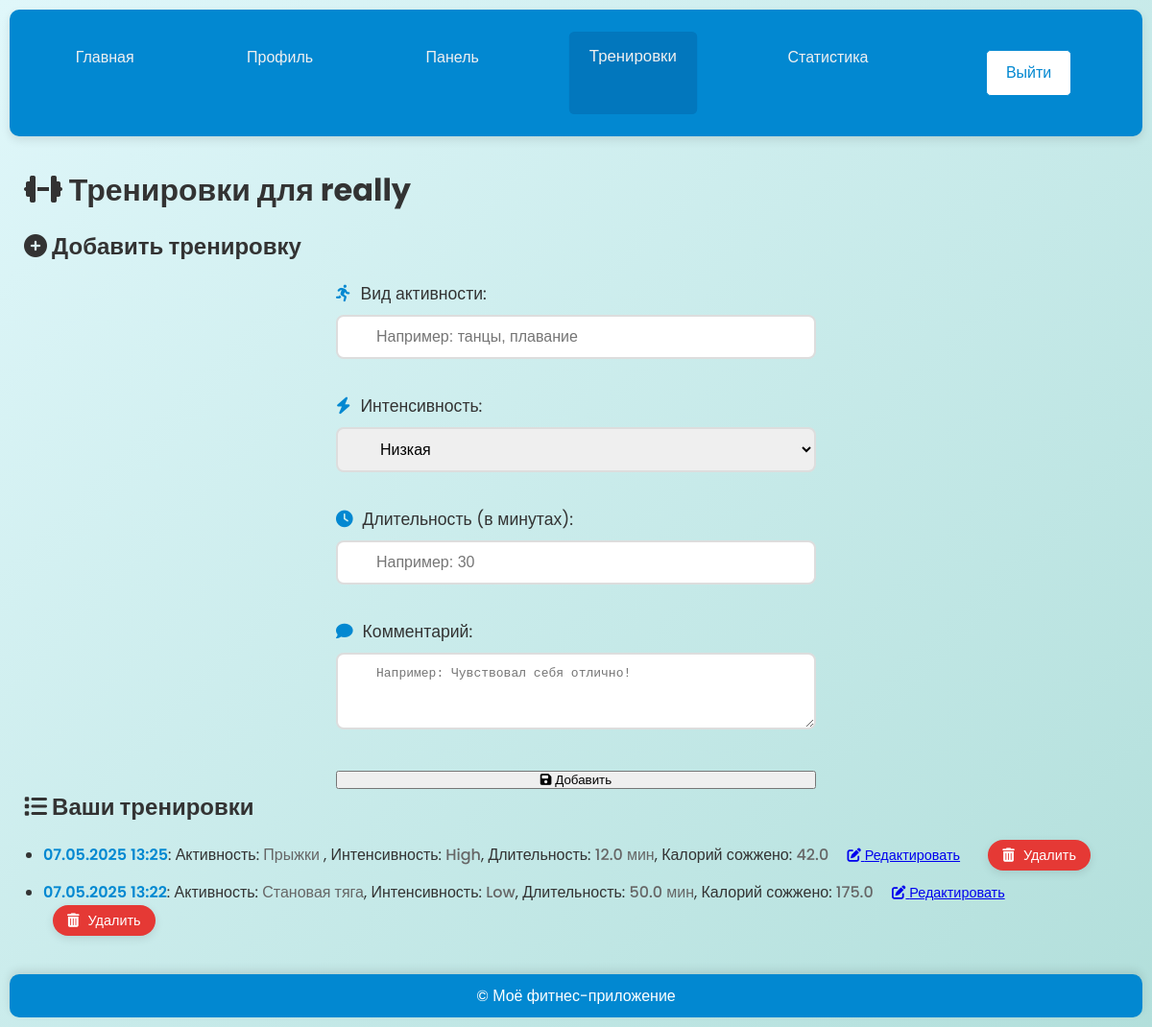
Before: /workouts/ (signed in) with the older database file.
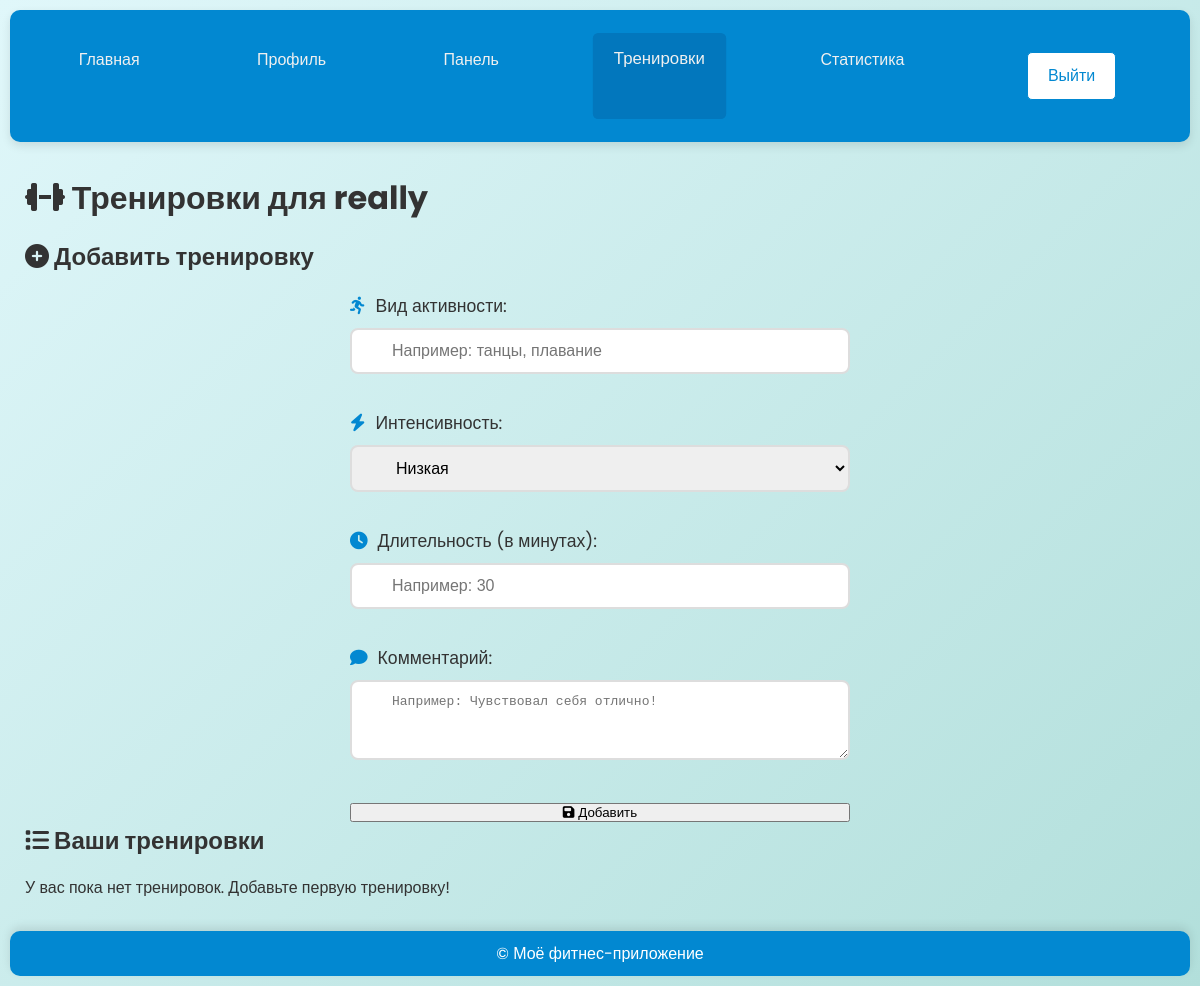
After: the same page with the newer database file.
### webapp/app/services/db.py (models this page shows)
class User(Base):
    __tablename__ = "users"
    id = Column(Integer, primary_key=True, index=True)
    username = Column(String, unique=True, index=True, nullable=False)
    password = Column(String, nullable=False)
    name = Column(String, nullable=True)
    age = Column(Integer, nullable=True)
    height = Column(Float, nullable=True)
    weight = Column(Float, nullable=True)
    goal = Column(String, nullable=True)
    activity_level = Column(String, nullable=True)
    workout_types = Column(String, nullable=True)
    avatar_url = Column(String, nullable=True)
    telegram_id = Column(String, nullable=True)
    created_at = Column(DateTime, server_default=func.now())
    updated_at = Column(DateTime, onupdate=func.now())

class Workout(Base):
    __tablename__ = "workouts"
    id = Column(Integer, primary_key=True, index=True)
    user_id = Column(Integer, ForeignKey("users.id"), nullable=False)
    activity = Column(String, nullable=False)
    intensity = Column(String, nullable=False)
    duration = Column(Float, nullable=False)  # В минутах
    calories_burned = Column(Float, nullable=True)  # Сожжённые калории
    comment = Column(String, nullable=True)
    created_at = Column(DateTime, server_default=func.now())

### webapp/app/routers/workouts.py (the view)
@router.get("/", response_class=HTMLResponse)
async def workouts(request: Request, user: User = Depends(get_current_user)):
    if isinstance(user, StarletteRedirectResponse):
        return user
    if "csrf_token" not in request.session:
        request.session["csrf_token"] = secrets.token_hex(16)
    workouts = await get_all_user_workouts(user.id)
    formatted_workouts = []
    for workout in workouts:
        formatted_workout = {
            "id": workout.id,
            "activity": workout.activity,
            "intensity": workout.intensity,
            "duration": workout.duration,
            "calories_burned": workout.calories_burned,
            "comment": workout.comment,
            "created_at": workout.created_at.strftime("%d.%m.%Y %H:%M") if workout.created_at else ""
        }
        formatted_workouts.append(formatted_workout)
    print(f"Форматированные тренировки: {formatted_workouts}")  # Отладочный вывод
    return templates.TemplateResponse(
        "workouts.html",
        {
            "request": request,
            "user_id": user.id,
            "username": user.username,
            "is_authenticated": True,
            "success": request.session.pop("success", None),
            "error": request.session.pop("error", None),
            "workouts": formatted_workouts,
            "csrf_token": request.session.get("csrf_token")
        }
    )

### webapp/app/routers/workouts.py (called while the page is built)
async def get_current_user(request: Request):
    uid = request.session.get("user_id")
    if not uid:
        return StarletteRedirectResponse("/login", status_code=302)
    user = await get_user_by_id(uid)
    if not user:
        request.session.clear()
        return StarletteRedirectResponse("/login", status_code=302)
    return user

### webapp/app/services/db.py (called while the page is built)
async def get_user_by_id(user_id: int) -> User | None:
    async with AsyncSessionLocal() as session:
        result = await session.execute(select(User).where(User.id == user_id))
        return result.scalars().first()

async def get_all_user_workouts(user_id: int):
    async with AsyncSessionLocal() as session:
        result = await session.execute(
            select(Workout.id, Workout.activity, Workout.intensity, Workout.duration, Workout.calories_burned, Workout.comment, Workout.created_at)
            .where(Workout.user_id == user_id)
            .order_by(Workout.created_at.desc())
        )
        return result.fetchall()

### webapp/app/templates/workouts.html (shortened to what this page needs)
{% extends "base.html" %}
{% block content %}
    <div class="welcome-section">
        <h1 class="welcome-title">
            <i class="fas fa-dumbbell"></i> Тренировки для {{ username }}
        </h1>
    </div>
    <div class="activity-section">
        <h2 class="section-title"><i class="fas fa-plus-circle"></i> {% if edit_workout %}Редактировать тренировку{% else %}Добавить тренировку{% endif %}</h2>
        <form method="post" action="{% if edit_workout %}/workouts/update/{{ edit_workout.id }}{% else %}/workouts/add{% endif %}" class="add-workout-form" onsubmit="return validateForm()">
            <div class="form-group">
                <label for="activity">
                    <i class="fas fa-running"></i> Вид активности:
                </label>
                <input type="text" id="activity" name="activity" value="{% if edit_workout %}{{ edit_workout.activity }}{% endif %}" placeholder="Например: танцы, плавание" required />
            </div>
            <div class="form-group">
                <label for="intensity">
                    <i class="fas fa-bolt"></i> Интенсивность:
                </label>
                <select id="intensity" name="intensity" required>
                    <option value="low" {% if edit_workout and edit_workout.intensity == "low" %}selected{% endif %}>Низкая</option>
                </select>
            </div>
            <div class="form-group">
                <label for="duration">
                    <i class="fas fa-clock"></i> Длительность (в минутах):
                </label>
                <input type="number" id="duration" name="duration" step="1" min="1" value="{% if edit_workout %}{{ edit_workout.duration }}{% endif %}" placeholder="Например: 30" required />
            </div>
            <div class="form-group">
                <label for="comment">
                    <i class="fas fa-comment"></i> Комментарий:
                </label>
                <textarea id="comment" name="comment" placeholder="Например: Чувствовал себя отлично!" rows="3">{% if edit_workout %}{{ edit_workout.comment }}{% endif %}</textarea>
            </div>
            <button type="submit" class="btn btn-primary"><i class="fas fa-save"></i> {% if edit_workout %}Сохранить{% else %}Добавить{% endif %}</button>
        </form>
    </div>
    <div class="activity-section">
        <h2 class="section-title"><i class="fas fa-list"></i> Ваши тренировки</h2>
        {% if workouts %}
            <ul class="activity-list">
                {% for workout in workouts %}
                    <li class="activity-item">
                        <span class="workout-date">{{ workout.created_at }}</span>:
                        Активность: <span class="workout-value">{{ workout.activity }}</span>,
                        Интенсивность: <span class="workout-value">{{ workout.intensity|capitalize }}</span>,
                        Длительность: <span class="workout-value">{{ workout.duration }} мин</span>,
                        Калорий сожжено: <span class="workout-value">{{ workout.calories_burned|round(2) }}</span>
                        <a href="/workouts/edit/{{ workout.id }}" class="btn btn-primary btn-small" aria-label="Редактировать тренировку"><i class="fas fa-edit"></i> Редактировать</a>
                        <form method="post" action="/workouts/delete/{{ workout.id }}" class="delete-form" onsubmit="return confirm('Вы уверены, что хотите удалить эту тренировку?');">
                            <button type="submit" class="btn btn-danger" aria-label="Удалить тренировку"><i class="fas fa-trash-alt"></i> Удалить</button>
                        </form>
                    </li>
                {% endfor %}
            </ul>
        {% else %}
            <p class="no-activity">У вас пока нет тренировок. Добавьте первую тренировку!</p>
        {% endif %}
    </div>
{% endblock %}

### webapp/app/templates/base.html (shortened to what this page needs)
<!DOCTYPE html>
<html lang="ru">
<head>
    <link rel="stylesheet" href="/static/base.css">
    <link rel="stylesheet" href="/static/responsive/common.css">
    {% block styles %}
        {% if request.url.path == "/login" or request.url.path == "/register" %}
            <link rel="stylesheet" href="/static/forms.css">
        {% elif request.url.path == "/profile/" %}
            <link rel="stylesheet" href="/static/profile.css">
            <link rel="stylesheet" href="/static/responsive/profile.css">
        {% elif request.url.path == "/dashboard/" %}
            <link rel="stylesheet" href="/static/dashboard.css">
            <link rel="stylesheet" href="/static/responsive/dashboard.css">
        {% elif request.url.path == "/workouts/" %}
            <link rel="stylesheet" href="/static/workouts.css">
            <link rel="stylesheet" href="/static/responsive/workouts.css">
        {% elif request.url.path == "/stats/" %}
            <link rel="stylesheet" href="/static/stats.css">
            <link rel="stylesheet" href="/static/responsive/stats.css">
        {% elif request.url.path == "/" %}
            <link rel="stylesheet" href="/static/home.css">
            <link rel="stylesheet" href="/static/responsive/home.css">
        {% endif %}
    {% endblock %}
    <link rel="stylesheet" href="https://cdnjs.cloudflare.com/ajax/libs/font-awesome/6.4.0/css/all.min.css">
</head>
<body>
    <header>
        <nav aria-label="Главное меню">
            <a href="/" {% if request.url.path == "/" %}class="active"{% endif %}>Главная</a>
            {% if is_authenticated %}
                <a href="/profile/" {% if request.url.path == "/profile/" %}class="active"{% endif %}>Профиль</a>
                <a href="/dashboard/" {% if request.url.path == "/dashboard/" %}class="active"{% endif %}>Панель</a>
                <a href="/workouts/" {% if request.url.path == "/workouts/" %}class="active"{% endif %}>Тренировки</a>
                <a href="/stats/" {% if request.url.path == "/stats/" %}class="active"{% endif %}>Статистика</a>
                <form action="/logout" method="post" style="display:inline">
                    <button type="submit">Выйти</button>
                </form>
            {% else %}
                <a href="/login" {% if request.url.path == "/login" %}class="active"{% endif %}>Войти</a>
                <a href="/register" {% if request.url.path == "/register" %}class="active"{% endif %}>Регистрация</a>
            {% endif %}
        </nav>
    </header>
    <main>
        {% block content %}{% endblock %}
    </main>
    <footer>
        <p>© {{ current_year }} Моё фитнес-приложение</p>
    </footer>
</body>
</html>

### webapp/app/static/base.css (style rules this page uses)
* { box-sizing: border-box; margin: 0; padding: 0; }
body { font-family: 'Poppins', sans-serif; line-height: 1.6; padding: 10px; background: linear-gradient(135deg, #e0f7fa 0%, #b2dfdb 100%); color: #333; }
header { background-color: #0288d1; padding: 10px 0; margin-bottom: 15px; border-radius: 10px; box-shadow: 0 4px 10px rgba(0, 0, 0, 0.1); }
nav { display: flex; justify-content: space-around; flex-wrap: wrap; padding: 10px; }
nav a, nav form { color: #f0f0f0; text-decoration: none; padding: 12px 20px; font-size: 1em; min-width: 80px; text-align: center; border-radius: 5px; margin: 5px; transition: background-color 0.3s ease, transform 0.2s ease; }
nav a.active, nav a:hover { background-color: #0277bd; transform: scale(1.05); }
nav button { background-color: #ffffff; color: #0288d1; border: 1px solid #0288d1; padding: 12px 20px; cursor: pointer; font-size: 1em; border-radius: 5px; margin: 5px; min-height: 48px; min-width: 80px; transition: background-color 0.3s ease, transform 0.2s ease; }
main { max-width: 1200px; margin: 0 auto; padding: 15px; }
footer { text-align: center; padding: 10px; background-color: #0288d1; color: white; margin-top: 15px; border-radius: 10px; box-shadow: 0 -4px 10px rgba(0, 0, 0, 0.1); }
h1, h2 { margin-bottom: 15px; }

### webapp/app/static/workouts.css (style rules this page uses)
.add-workout-form { max-width: 500px; margin: 0 auto; display: flex; flex-direction: column; gap: 15px; }
.form-group { margin-bottom: 20px; position: relative; }
.form-group label { display: flex; align-items: center; font-size: 1.1em; color: #333; margin-bottom: 8px; }
.form-group label i { margin-right: 10px; color: #0288d1; }
.form-group input, .form-group select, .form-group textarea { width: 100%; padding: 12px 15px; padding-left: 40px; border: 2px solid #ddd; border-radius: 8px; font-size: 1em; transition: border-color 0.3s ease, box-shadow 0.3s ease; }
.form-group textarea { resize: vertical; min-height: 80px; }

Changed rows visible on the page:
removed Workout: created_at "07.05.2025 13:25", activity "Прыжки", intensity "High", duration "12.0", calories_burned "42.0"
removed Workout: created_at "07.05.2025 13:22", activity "Становая тяга", intensity "Low", duration "50.0", calories_burned "175.0"
Other visible differences:
text now shown: "У вас пока нет тренировок. Добавьте первую тренировку!"
